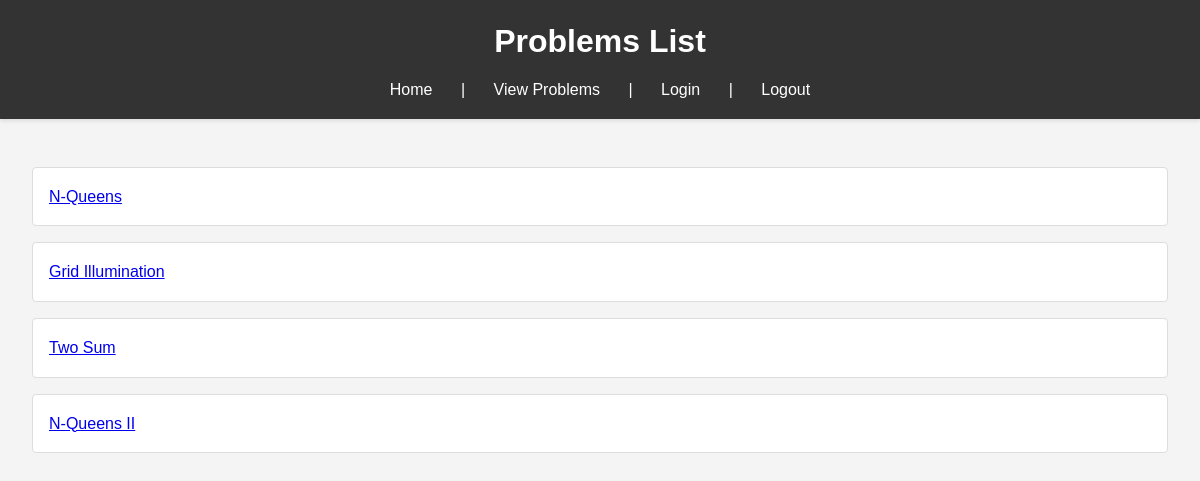
The app's page /ide/problems/ with its own data.
### ide/models.py (models this page shows)
class Problem(models.Model):
    title = models.CharField(max_length=255)
    description = models.TextField()
    date_added = models.DateTimeField(auto_now_add=True)
    test_cases = models.JSONField(default=list)
    def __str__(self):
        return self.title

### ide/views.py (the view)
# urls.py: path('problems/', views.problem_list, name='problem_list'),
def problem_list(request):
    problems = Problem.objects.all()
    print(problems)
    return render(request, 'problems/problem_list.html', {'problems': problems})

### ide/templates/problems/problem_list.html (shortened to what this page needs)
<!DOCTYPE html>
<html lang="en">
<head>
    {% load static %}
    <link rel="stylesheet" href="{% static 'styles.css' %}">
</head>
<body>
    <header>
        <h1>Problems List</h1>
        <nav>
            <a href="{% url 'home' %}">Home</a> |
            <a href="{% url 'problem_list' %}">View Problems</a> |
            <a href="{% url 'login' %}">Login</a> |
            <a href="{% url 'logout' %}">Logout</a>
        </nav>
    </header>
    <main>
        <ul>
            {% for problem in problems %}
                <li>
                    <a href="{% url 'problem_detail' problem.id %}">{{ problem.title }}</a>
                </li>
            {% empty %}
                <li>No problems available.</li>
            {% endfor %}
        </ul>
    </main>
</body>
</html>

### ide/static/styles.css (style rules this page uses)
body, h1, h2, p, form, input, textarea, button { margin: 0; padding: 0; box-sizing: border-box; }
body { font-family: Arial, sans-serif; line-height: 1.6; color: #333; margin: 0; padding: 0; background-color: #f4f4f4; }
header { background: #333; color: #fff; padding: 1rem 0; box-shadow: 0 2px 4px rgba(0,0,0,0.1); }
header h1 { text-align: center; margin: 0; }
main { padding: 2rem; }
nav { text-align: center; margin-top: 10px; }
nav a { color: #fff; text-decoration: none; padding: 0.5rem 1rem; margin: 0 0.5rem; }
ul { list-style-type: none; padding: 0; }
li { background: #fff; border: 1px solid #ddd; border-radius: 4px; padding: 1rem; margin-bottom: 1rem; }

### records on screen
Problem: title "N-Queens"
Problem: title "Grid Illumination"
Problem: title "Two Sum"
Problem: title "N-Queens II"
